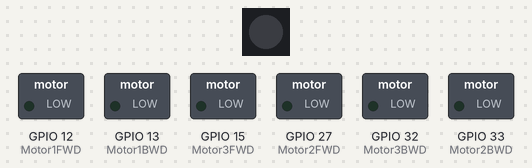
The program below on a simulated ESP32. Shown: 1 RGB LEDs in strip order, left to right, switched loads named in the program (green lamp = pin HIGH). Dim RGB values are drawn brighter than linear; WiFi joins after 1.5 s; servers stay silent unless stated; what the program prints to the serial monitor is not drawn.

Above: at 0.1 s.
At 1.1 s:
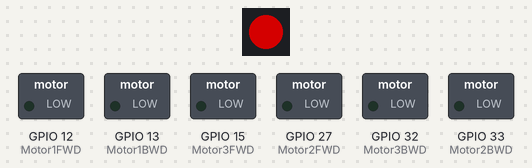
At 2.3 s:
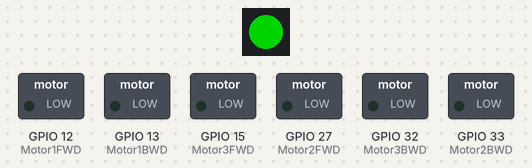
Timing chart, 0 to 3.8 s (numbered marks = the images above):
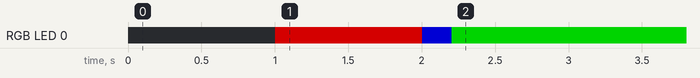

Measured:
- by itself, RGB LED 0: off → RGB(128, 0, 0) at 1.0 s, → RGB(0, 0, 128) 1.0 s later, → RGB(0, 128, 0) 0.20 s later

The program:

main.cpp
```cpp
#include <Arduino.h>
#include <WiFi.h>                                               //Enables WiFi connectivity
#include <WiFiClient.h>                                         //Enables TCP
#include <driver/ledc.h>                                        //PWM library
#include <Adafruit_NeoPixel.h>                                  //NeoPixel LED library

const char* ssid = "momodumm";                                  //SSID of network
const char* password = "moinmoin";                              //Password of network

const char* server_address = " 192.168.214.36";                  //IP address of computer running Python script
const int server_port = 8080;                                   //Server Port

const int Motor1FWDchannel = 0;                                 //Channels of the PWM pins of the Feather V2
const int Motor1BWDchannel = 1;
const int Motor2FWDchannel = 2;
const int Motor2BWDchannel = 3;
const int Motor3FWDchannel = 4;
const int Motor3BWDchannel = 5;

const int Motor1FWD = 12;                                       //Pins of the Feather V2
const int Motor1BWD = 13;
const int Motor2FWD = 27;
const int Motor2BWD = 33;
const int Motor3FWD = 15;
const int Motor3BWD = 32;

int PWMvalue1;                                                  //PWM values for each motor
int PWMvalue2;
int PWMvalue3;

int PWMsign1;                                                   //PWM signs for each motor
int PWMsign2;
int PWMsign3;

uint8_t PWMsignals[6];                                          //Array of 6 bytes received from server

const int PWMfrequency = 5000;                                  //PWM frequency of 5000Hz

const int PWMresolution = 8;                                    //PWM resolution of 8 bit

WiFiClient client;                                              //Declares WifiClient object

Adafruit_NeoPixel StatusLED(1, 0, NEO_GRB + NEO_KHZ800);        //Declares NeoPixel object

void ConnectToWifi() {                                          // Sets up connection to the specified network
  WiFi.mode(WIFI_MODE_STA);
  WiFi.begin(ssid, password);
  while (WiFi.status() != WL_CONNECTED) {
    delay(1000);
    Serial.println("Connecting to WiFi...");
    StatusLED.setBrightness(128);                               //Status LED brightness at 50%
    StatusLED.setPixelColor(0, StatusLED.Color(255, 0, 0));     //Status LED color, Red if looking for Wifi
    StatusLED.show();                                           //Updates Status LED
  }
  Serial.println("Connected to WiFi");
  Serial.println(WiFi.localIP());                               //Prints out device IPv4 address
  StatusLED.setBrightness(128);                                 //Status LED brightness at 50%
  StatusLED.setPixelColor(0, StatusLED.Color(0, 0, 255));       //Status LED color, Blue if connected to Wifi
  StatusLED.show();                                             //Updates Status LED
}

void SetupPWMPins() {                                           //Maps each of the six PWM channels and pins

  ledcSetup(Motor1FWDchannel, PWMfrequency, PWMresolution);
  ledcSetup(Motor1BWDchannel, PWMfrequency, PWMresolution);
  ledcSetup(Motor2FWDchannel, PWMfrequency, PWMresolution);
  ledcSetup(Motor2BWDchannel, PWMfrequency, PWMresolution);
  ledcSetup(Motor3FWDchannel, PWMfrequency, PWMresolution);
  ledcSetup(Motor3BWDchannel, PWMfrequency, PWMresolution);

  ledcAttachPin(Motor1FWD, Motor1FWDchannel);
  ledcAttachPin(Motor1BWD, Motor1BWDchannel);
  ledcAttachPin(Motor2FWD, Motor2FWDchannel);
  ledcAttachPin(Motor2BWD, Motor2BWDchannel);
  ledcAttachPin(Motor3FWD, Motor3FWDchannel);
  ledcAttachPin(Motor3BWD, Motor3BWDchannel);

}

void ConnectToTCP() {                                           //Connects to server via TCP

  if (!client.connected()) {
      Serial.print("Connecting to server...");
      if (client.connect(server_address, server_port)) {
        Serial.println("Connected to server!");
        StatusLED.setBrightness(128);                          //Status LED brightness at 50%
        StatusLED.setPixelColor(0, StatusLED.Color(0, 255, 0));//Status LED color, Green if connected to Wifi
        StatusLED.show();                                      //Updates Status LED
      } else {
        Serial.println("Connection failed");
        return;
      }
    }

}

void ReceiveDatafromServer() {                                  //Receives data from server via TCP

  if (client.connected()) {
      if (client.available()) {
        client.read(PWMsignals, 6);                             //Reads out a 6 byte value called PWMsignals containing PWM values and signs, PWM values from 0-255 and 0 for - 1 for +

        PWMvalue1 = PWMsignals[0];                              //Maps each value to the specific motor
        PWMvalue2 = PWMsignals[1];
        PWMvalue3 = PWMsignals[2];
        PWMsign1 = PWMsignals[3];
        PWMsign2 = PWMsignals[4];
        PWMsign3 = PWMsignals[5];
      }
  }

}

void SetMotorSpeed() {                                          // Motor speed and direction is assigned to each PWM pin
 Serial.println(String(PWMvalue1) + " " + String(PWMvalue2) + " " + String(PWMvalue3) + " " + String(PWMsign1) + " " + String(PWMsign2) + " " + String(PWMsign3));
  if(PWMsign1 == 1) {                                           //Motor 1
      ledcWrite(Motor1FWDchannel, PWMvalue1);
      ledcWrite(Motor1BWDchannel, 0);
  }
  else{
      ledcWrite(Motor1BWDchannel, PWMvalue1);
      ledcWrite(Motor1FWDchannel, 0);
  }

  if(PWMsign2 == 1) {                                           //Motor 2
      ledcWrite(Motor2FWDchannel, PWMvalue2);
      ledcWrite(Motor2BWDchannel, 0);
  }
  else{
      ledcWrite(Motor2BWDchannel, PWMvalue2);
      ledcWrite(Motor2FWDchannel, 0);
  }

  if(PWMsign3 == 1) {                                           //Motor 3
      ledcWrite(Motor3FWDchannel, PWMvalue3);
      ledcWrite(Motor3BWDchannel, 0);
  }
  else{
      ledcWrite(Motor3BWDchannel, PWMvalue3);
      ledcWrite(Motor3FWDchannel, 0);
  }
}

void setup() {
  Serial.begin(115200);                                         //Sets baud rate for serial monitor
  StatusLED.begin();                                            //Sets up status LED
  ConnectToWifi();
  SetupPWMPins();
}

void loop() {
  ConnectToTCP();
  ReceiveDatafromServer();
  SetMotorSpeed();
}
```
